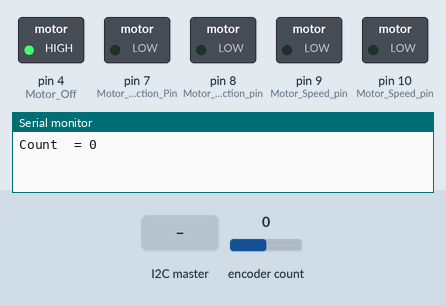
Simulated run of this sketch. Board: Arduino Uno, built with avr-gcc and run on an emulated ATmega328P. On the bench: switched loads named in the sketch (green lamp = pin HIGH), the last lines printed to the serial monitor. Inputs (shaded band) come from the test bench; at power-on: encoder count 0.

Above: at 1.2 s.
1.3 s: the I2C master sends the byte 1
At 2.0 s:
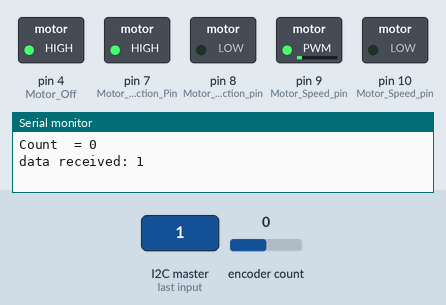
Timing chart, 0 to 4.3 s (numbered marks = the images above; inputs shaded):
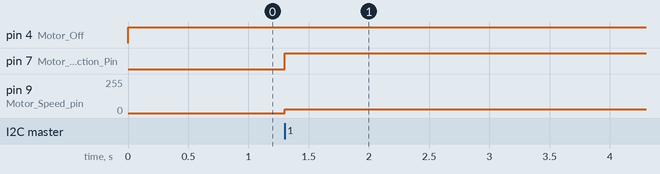

Measured:
- after the input at 1.3 s, pin 7 (Motor_Direction_Pin): LOW → HIGH at once; pin 9 (Motor_Speed_pin): 0/255 → 30/255 at once

The sketch:

MINI_PROJECT.ino
```cpp
//This program takes an input from a Raspberry Pi board which is read by this program which will be implement it
// on the arduino board. The data that reads from the Pi board is a single byte, in other words just one integer is
// read by this program once it has been received by the Pi board, and is given the name quadrantNum. Once this data
// has been received then we use a motor to do specific tasks such as rotating in specific angles depending on the
// number/data received by the Pi board, in other words depending on the integer that has been assigned by quadrantNum.
// In summary, this program acts as the motor controller for a motor to do specific tasks depending on given data
// received by a raspberry pi board.

#include <Wire.h> //Library used to receive and read data that is been inputted to this address/identifier/board
#include <Encoder.h> //Library used for the encoder part of the motor

#define SLAVE_ADDRESS 0x04 //Adress of this arduino board acting as a slave for the pi board

int quadrantNum; //Quadrany Number is defined as global variable

Encoder knob(2, 6);
// Change these pin numbers to the pins connected to your encoder.
//   Best Performance: both pins have interrupt capability
//   Good Performance: only the first pin has interrupt capability
//   Low Performance:  neither pin has interrupt capability
//   avoid using pins with LEDs attached


void setup() {

  pinMode(12, INPUT); //Input pin
  pinMode(4, OUTPUT); //Motor Off/On(ENABLE) pin
  pinMode(7, OUTPUT); //Motor Direction Pin(one motor will be use which on this pin)
  pinMode(8, OUTPUT); // Motor Direction pin(this motor will not be used)
  pinMode(9 , OUTPUT); //Motor Speed pin(only this one will be used)
  pinMode(10, OUTPUT); //Motor Speed pin(this one will not be used)

  Serial.begin(9600); // start serial for output on serial monitor of the arduino board

  // initialize i2c as slave
  Wire.begin(SLAVE_ADDRESS);

  // define callbacks for i2c communication
  Wire.onReceive(receiveData);
}

long positionKnob  = -999; //makes sure the initial "previous position" will not match new position
long newVal = 0; // This variable is used for the current encoder position

void loop() {

  digitalWrite(4, HIGH); // Motor OFF/On pin & state


  float Rad; // radians
  newVal = knob.read(); //Reading the new vals which is the counts by the encoder library


  if (newVal != positionKnob) { // If counts are not in the position desired
    Serial.print("Count  = ");
    Serial.print(newVal);
    Serial.println();

    positionKnob = newVal;

    Rad = newVal * (2 * 3.1415926535897932384626433832795) / 3200; //Conversion from counts to radians

  }

  //--------------------- The following if statatements sets the motor position based on the quadrant ----------------------------------------
  // -------------------- number received from the pi board to the arduino. It uses the encoder library --------------------------------------
  // -------------------- and counts to set the correct position desired.                             ----------------------------------------
  if (quadrantNum == 1) {
    if (newVal > 3200) {
      digitalWrite(7, LOW);
      analogWrite(9, 30);
    } else {
      digitalWrite(7, HIGH);
      analogWrite(9, 30);
    }

    if (newVal >= 3150 && newVal <= 3250) {
      analogWrite(9, 0);

    }
  }


  if (quadrantNum == 2) {
    if (newVal > 800) {
      digitalWrite(7, LOW);
      analogWrite(9, 30);
    } else {
      digitalWrite(7, HIGH);
      analogWrite(9, 30);
    }
    if (newVal >= 750 && newVal <= 850) {
      analogWrite(9, 0);

    }
  }

  if (quadrantNum == 3) {
    if (newVal > 1600) {
      digitalWrite(7, LOW);
      analogWrite(9, 30);
    } else {
      digitalWrite(7, HIGH);
      analogWrite(9, 30);
    }
    if (newVal >= 1550 && newVal <= 1650) {
      analogWrite(9, 0);
    }
  }

  if (quadrantNum == 4) {
    if (newVal > 2400) {
      digitalWrite(7, LOW);
      analogWrite(9, 30);
    } else {
      digitalWrite(7, HIGH);
      analogWrite(9, 30);
    }
    if (newVal >= 2350 && newVal <= 2450) {
      analogWrite(9, 0);
    }
  }
}

// callback for received data
void receiveData(int byteCount) {

  while (Wire.available()) { // While there's available data read it to the arduino using the wire library
    quadrantNum = Wire.read(); //Read the data
    Serial.print("data received: "); //Print the received data to the serial monitor
    Serial.println(quadrantNum);
  }

}
```
